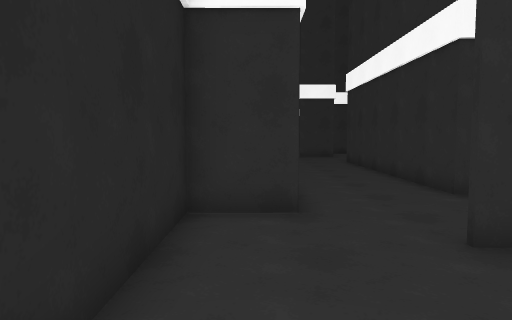
View 1 (above)

18 first-person views from a walk through a scene from a Unity 3-D project. The camera is 1.4 m above the floor, tilts 4° down and sees 70° across. The floor is counted in squares, 1 m on a side. Each view is taken from the middle of a square. On the plan, view 1 faces up. The plan holds only what a view shows up to about 16 squares ahead; the rest is blank. The place goes on beyond the plan. The player character is not drawn.

View 2
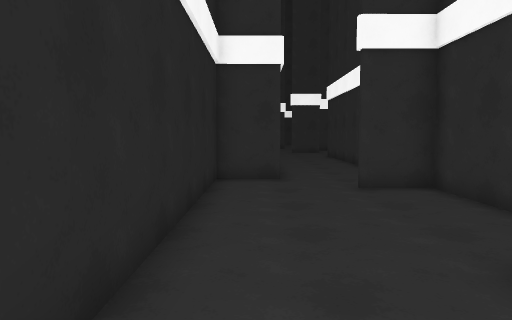

View 3
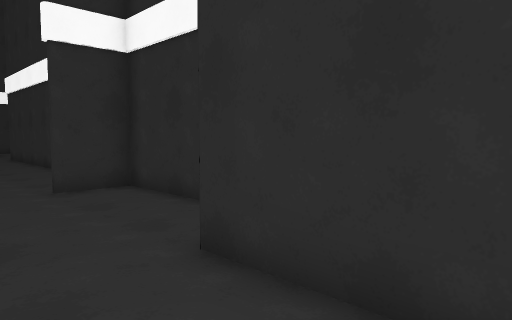

View 4
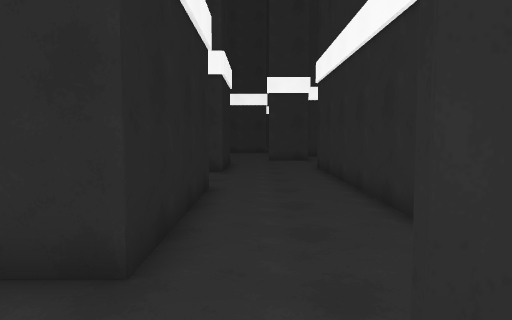

View 5
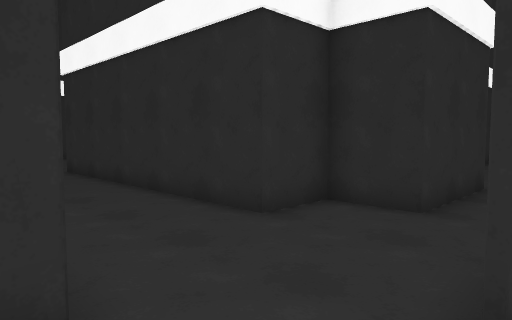

View 6
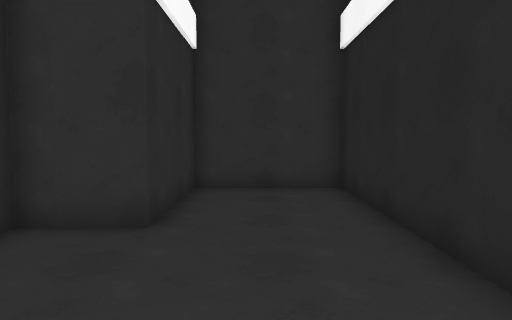

View 7
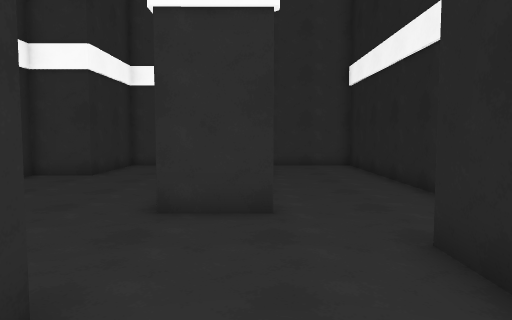

View 8
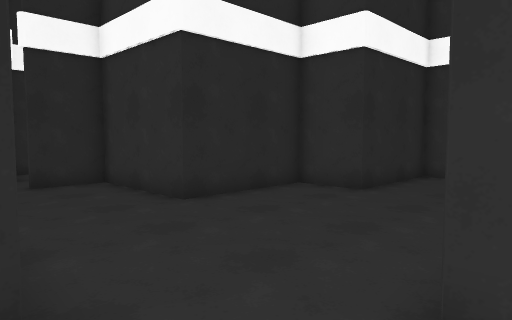

View 9
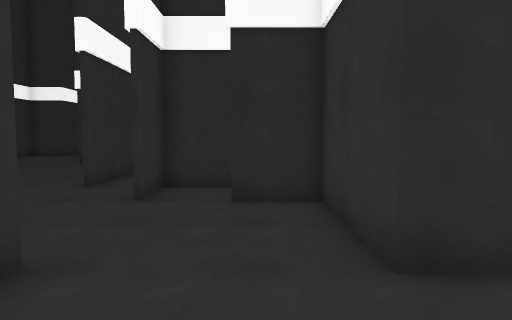

View 10
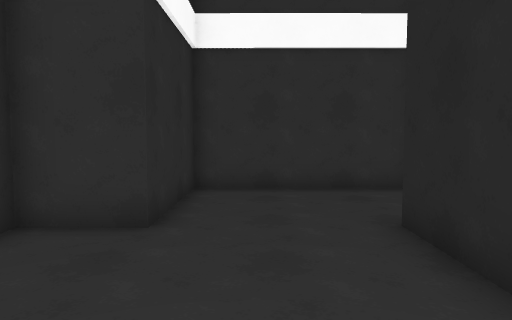

View 11
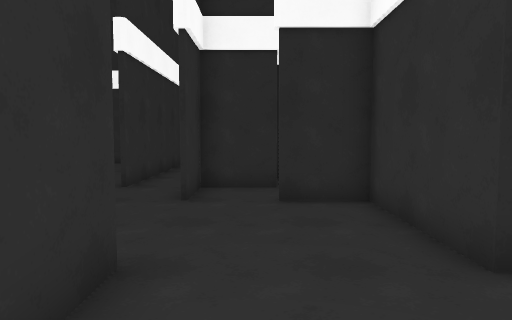

View 12
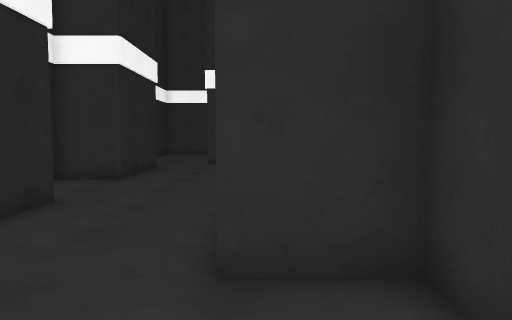

View 13
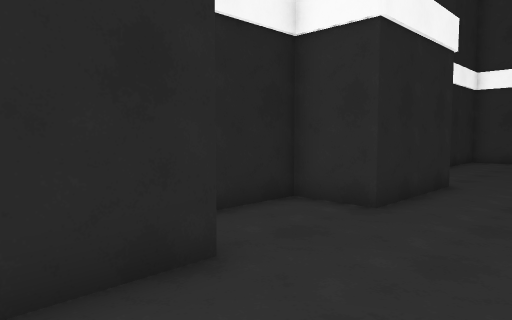

View 14
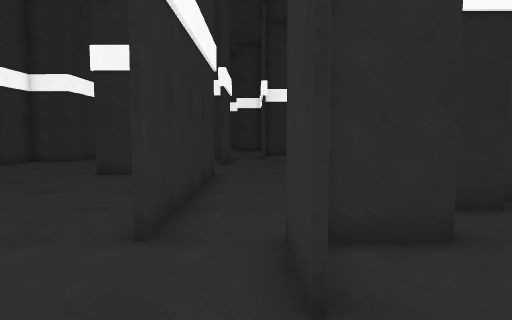

View 15
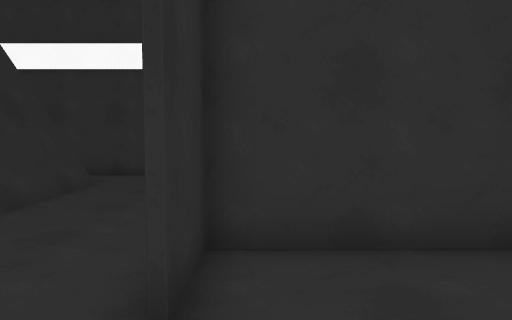

View 16
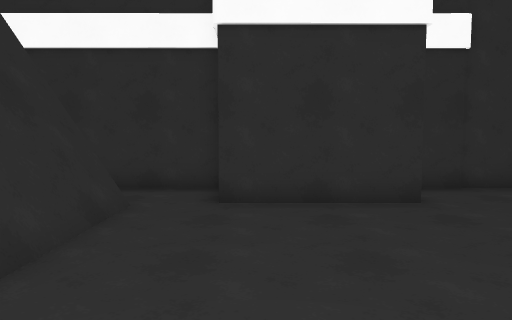

View 17
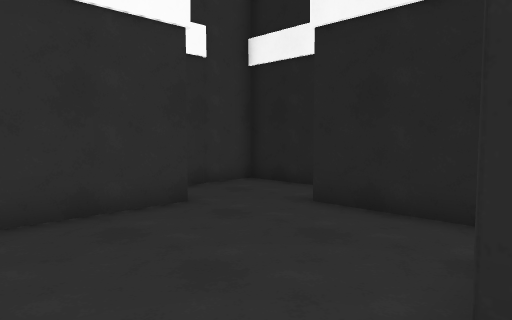

View 18
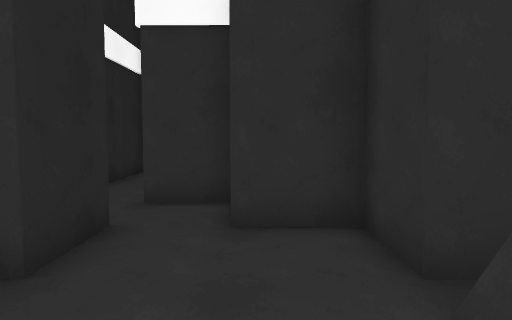

### Floor plan
Ten units are one square. View 1 is at (0, 0); x grows to the right and y downward. Boxes are objects, and circles mark ways between rooms. Rooms are numbered by the first view taken in them; rooms with no view inside come last. Other rooms are left out.
<svg viewBox="-17 -200 218 260">
<path fill="none" stroke="#000" d="M46 -13 46 -45 26 -45M8 -65 -12 -65 -12 54 26 54 26 14 46 14 46 10M8 -126 8 -65M66 -65 66 -85 46 -85 46 -186M26 -46 48 -46M8 -195 8 -165 -12 -165 -12 -141M48 -9 48 16M107 -65 66 -65M146 -26 146 -46M86 55 86 14 106 14 106 -26 149 -26M155 -65 146 -65M31 54 90 54M126 34 168 34M192 32 192 2M193 32 193 6M108 -15 108 16M186 -25 186 -44 166 -44M196 32 196 9M148 -46 148 -24M88 29 88 55M90 54 117 54M186 -12 186 -17M186 33 186 -5M189 32 189 -3M190 32 190 1M166 -44 166 -65 155 -65"/>
<circle cx="15" cy="-55" r="3" fill="#2a7"/>
<circle cx="60" cy="-55" r="3" fill="#2a7"/>
<circle cx="150" cy="-50" r="3" fill="#2a7"/>
<circle cx="160" cy="-40" r="3" fill="#2a7"/>
<text x="20" y="0">1</text>
<text x="30" y="-120">2</text>
<text x="90" y="-10">3</text>
<text x="150" y="10">4</text>
<text x="160" y="-50">5</text>
</svg>
Room 1 opens to room 2. Room 2 opens to room 3. Room 3 opens to room 5. Room 4 opens to room 5.

Where each view was taken, in squares from view 1:
view 1: 0 up, 0 right, facing up
view 2: 5 down, 0 right, facing up
view 3: 5 down, 0 right, facing up-right
view 4: 3 up, 2 right, facing up
view 5: 4 up, 0 right, facing up-right
view 6: 4 up, 1 right, facing down
view 7: 11 up, 3 right, facing down
view 8: 7 up, 4 right, facing down-right
view 9: 4 up, 7 right, facing right
view 10: 4 up, 7 right, facing down
view 11: 5 up, 7 right, facing right
view 12: 5 up, 5 right, facing up
view 13: 10 up, 4 right, facing up-left
view 14: 7 up, 12 right, facing right
view 15: 7 up, 14 right, facing down
view 16: 4 up, 16 right, facing down
view 17: 3 up, 17 right, facing down-left
view 18: 1 down, 17 right, facing up
